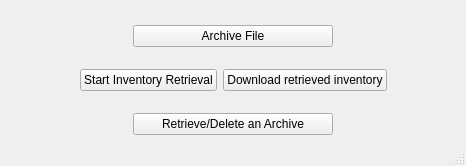
<?xml version="1.0" encoding="UTF-8"?>
<ui version="4.0">
 <class>MainWindow</class>
 <widget class="QMainWindow" name="MainWindow">
  <property name="geometry">
   <rect>
    <x>0</x>
    <y>0</y>
    <width>466</width>
    <height>166</height>
   </rect>
  </property>
  <property name="windowTitle">
   <string>MainWindow</string>
  </property>
  <widget class="QWidget" name="centralwidget">
   <layout class="QHBoxLayout" name="horizontalLayout_2">
    <item>
     <layout class="QVBoxLayout" name="verticalLayout">
      <property name="bottomMargin">
       <number>0</number>
      </property>
      <item>
       <spacer name="verticalSpacer_2">
        <property name="orientation">
         <enum>Qt::Vertical</enum>
        </property>
        <property name="sizeHint" stdset="0">
         <size>
          <width>20</width>
          <height>40</height>
         </size>
        </property>
       </spacer>
      </item>
      <item>
       <layout class="QHBoxLayout" name="horizontalLayout">
        <property name="bottomMargin">
         <number>0</number>
        </property>
        <item>
         <spacer name="horizontalSpacer">
          <property name="orientation">
           <enum>Qt::Horizontal</enum>
          </property>
          <property name="sizeHint" stdset="0">
           <size>
            <width>40</width>
            <height>20</height>
           </size>
          </property>
         </spacer>
        </item>
        <item>
         <widget class="QPushButton" name="archive_files_btn">
          <property name="minimumSize">
           <size>
            <width>200</width>
            <height>0</height>
           </size>
          </property>
          <property name="maximumSize">
           <size>
            <width>200</width>
            <height>16777215</height>
           </size>
          </property>
          <property name="font">
           <font>
            <pointsize>9</pointsize>
           </font>
          </property>
          <property name="text">
           <string>Archive File</string>
          </property>
         </widget>
        </item>
        <item>
         <spacer name="horizontalSpacer_2">
          <property name="orientation">
           <enum>Qt::Horizontal</enum>
          </property>
          <property name="sizeHint" stdset="0">
           <size>
            <width>40</width>
            <height>20</height>
           </size>
          </property>
         </spacer>
        </item>
       </layout>
      </item>
      <item>
       <spacer name="verticalSpacer">
        <property name="orientation">
         <enum>Qt::Vertical</enum>
        </property>
        <property name="sizeHint" stdset="0">
         <size>
          <width>20</width>
          <height>40</height>
         </size>
        </property>
       </spacer>
      </item>
      <item>
       <layout class="QHBoxLayout" name="horizontalLayout_5">
        <item>
         <spacer name="horizontalSpacer_4">
          <property name="orientation">
           <enum>Qt::Horizontal</enum>
          </property>
          <property name="sizeHint" stdset="0">
           <size>
            <width>40</width>
            <height>20</height>
           </size>
          </property>
         </spacer>
        </item>
        <item>
         <widget class="QPushButton" name="retrieve_files_btn">
          <property name="minimumSize">
           <size>
            <width>110</width>
            <height>0</height>
           </size>
          </property>
          <property name="font">
           <font>
            <pointsize>9</pointsize>
           </font>
          </property>
          <property name="text">
           <string>Start Inventory Retrieval</string>
          </property>
         </widget>
        </item>
        <item>
         <widget class="QPushButton" name="download_recent_job_output_btn">
          <property name="minimumSize">
           <size>
            <width>150</width>
            <height>0</height>
           </size>
          </property>
          <property name="font">
           <font>
            <pointsize>9</pointsize>
           </font>
          </property>
          <property name="text">
           <string>Download retrieved inventory</string>
          </property>
         </widget>
        </item>
        <item>
         <spacer name="horizontalSpacer_3">
          <property name="orientation">
           <enum>Qt::Horizontal</enum>
          </property>
          <property name="sizeHint" stdset="0">
           <size>
            <width>40</width>
            <height>20</height>
           </size>
          </property>
         </spacer>
        </item>
       </layout>
      </item>
      <item>
       <spacer name="verticalSpacer_3">
        <property name="orientation">
         <enum>Qt::Vertical</enum>
        </property>
        <property name="sizeHint" stdset="0">
         <size>
          <width>20</width>
          <height>40</height>
         </size>
        </property>
       </spacer>
      </item>
      <item>
       <layout class="QHBoxLayout" name="horizontalLayout_3">
        <item>
         <spacer name="horizontalSpacer_5">
          <property name="orientation">
           <enum>Qt::Horizontal</enum>
          </property>
          <property name="sizeHint" stdset="0">
           <size>
            <width>40</width>
            <height>20</height>
           </size>
          </property>
         </spacer>
        </item>
        <item>
         <widget class="QPushButton" name="retrieve_file_btn">
          <property name="minimumSize">
           <size>
            <width>200</width>
            <height>0</height>
           </size>
          </property>
          <property name="font">
           <font>
            <pointsize>9</pointsize>
           </font>
          </property>
          <property name="text">
           <string>Retrieve/Delete an Archive</string>
          </property>
         </widget>
        </item>
        <item>
         <spacer name="horizontalSpacer_6">
          <property name="orientation">
           <enum>Qt::Horizontal</enum>
          </property>
          <property name="sizeHint" stdset="0">
           <size>
            <width>40</width>
            <height>20</height>
           </size>
          </property>
         </spacer>
        </item>
       </layout>
      </item>
     </layout>
    </item>
   </layout>
  </widget>
  <widget class="QMenuBar" name="menubar">
   <property name="geometry">
    <rect>
     <x>0</x>
     <y>0</y>
     <width>466</width>
     <height>21</height>
    </rect>
   </property>
  </widget>
  <widget class="QStatusBar" name="statusbar"/>
 </widget>
 <resources/>
 <connections/>
</ui>
